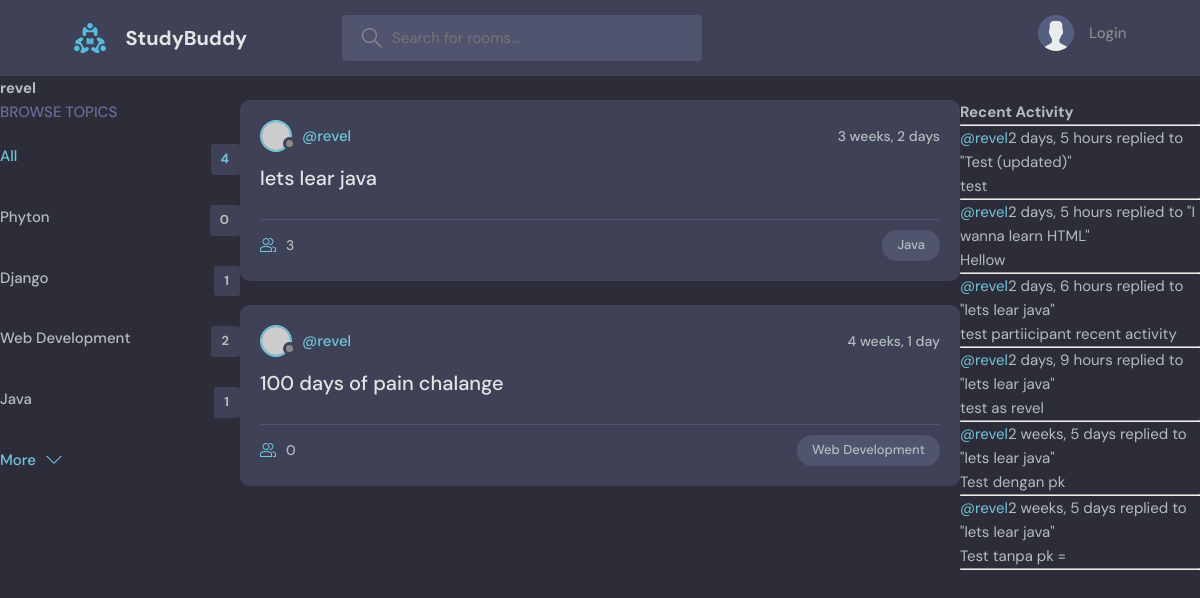
Before: /profile/1/ with the older database file.
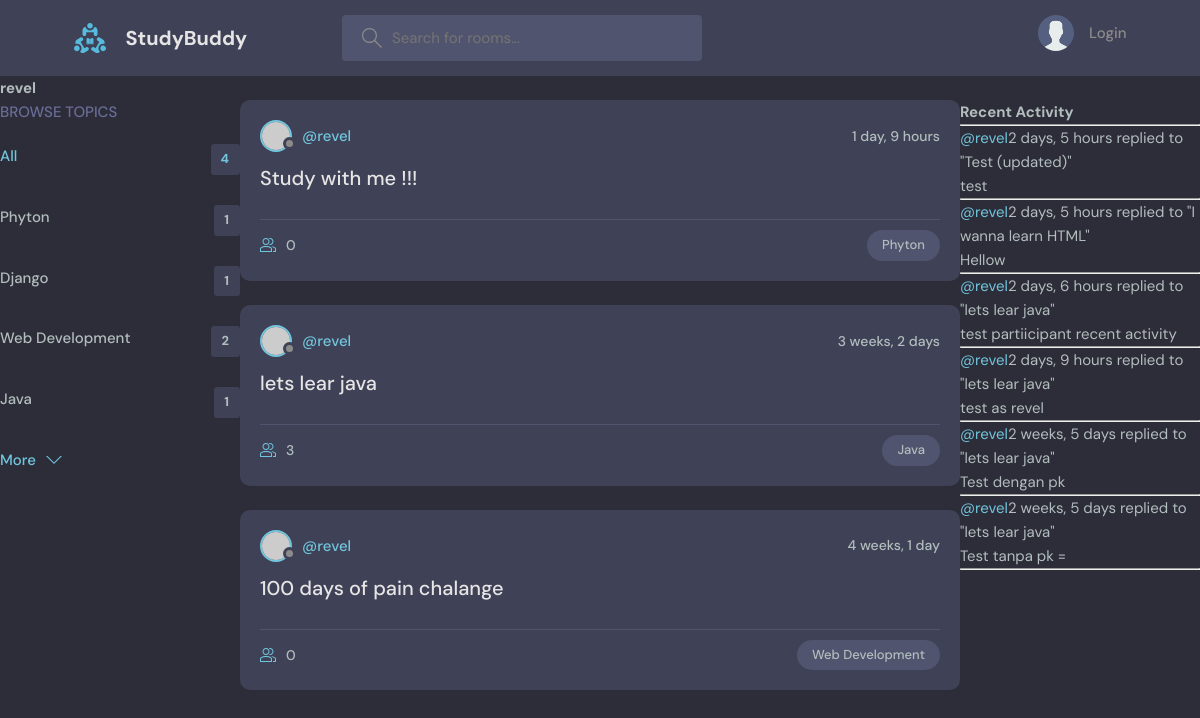
After: the same page with the newer database file.
### base/models.py (models this page shows, shortened)
class Topic(models.Model):
    name = models.CharField(max_length=200)

class Room(models.Model):
    host = models.ForeignKey(User, on_delete=models.SET_NULL, null = True) #user hostnya
    topic = models.ForeignKey(Topic, on_delete=models.SET_NULL, null = True)# 1 topik, tapi bisa have multiple room
    name = models.CharField(max_length=200) # charfield required untuk masukin maxlength
    description = models.TextField(null=True, blank= True) #textfield adalah charfield yang lebih gede
    participants = models.ManyToManyField(User, related_name= 'participants') #store siapa yang aktif di room
    updated = models.DateTimeField(auto_now=True)
    created = models.DateTimeField(auto_now_add= True)
    class Meta:
        ordering = [
            "-updated","-created",
                    ]
    def __str__(self):
        return str(self.name)

class Message(models.Model):
    user = models.ForeignKey(User, on_delete=models.CASCADE)
    room = models.ForeignKey(Room, on_delete=models.CASCADE)#relationship dengan database sebelumnya dengan model one to many (one room, bisa many message)
    body = models.TextField()
    updated = models.DateTimeField(auto_now=True)
    created = models.DateTimeField(auto_now_add=True)
    class Meta:
        ordering = [
            "-updated","-created",]
    def __str__(self):
        return self.body[0:50] #return first 50 character from the message

### base/views.py (the view)
# urls.py: path('profile/<str:pk>/',views.userProfile, name= "user-profile")
def userProfile(request,pk):
    user = User.objects.get(id= pk)
    rooms = user.room_set.all()
    room_messages = user.message_set.all()
    topics = Topic.objects.all()
    context = {'user':user, 'rooms' : rooms, 'room_messages' : room_messages, 'topics' : topics}
    return render (request, 'base/profile.html', context)

### base/templates/base/profile.html (shortened to what this page needs)
{% extends 'main.html' %}
{% block content %}
<h1>{{user.username}}</h1>
<div class ="profile-container">
    <div>{% include 'base/topic_component.html' %}</div>
    <div>{% include 'base/feed_component.html' %}</div>
    <div>{% include 'base/activity_component.html' %}</div>
</div>
{% endblock content %}

### templates/main.html (shortened to what this page needs)
<!DOCTYPE html>
{% load static %}
<html lang="en">
  <head>
    <link rel="stylesheet" href="{% static 'styles/style.css' %}" />
  </head>
  <body>
     {% include 'navbar.html' %}
    {% block content%}
    {% endblock  %}
  </body>
</html>

### templates/navbar.html (shortened to what this page needs)
{% load static %}
 <header class="header header--loggedIn">
      <div class="container">
        <a href="{%url 'home' %}" class="header__logo">
          <img src="{% static 'images/logo.svg' %}" />
          <h1>StudyBuddy</h1>
        </a>
        <form class="header__search" method ="GET" action =" {% url 'home'%}">
          <label>
            <input name ="q" placeholder="Search for rooms..." />
          </label>
        </form>
        <nav class="header__menu">
          {% if request.user.is_authenticated %}
          <div class="header__user">
            <a href="profile.html">
              <div class="avatar avatar--medium active">
                <img src="https://randomuser.me/api/portraits/men/37.jpg" />
              </div>
              <p>{{request.user.username}} <span>@{{request.user.username}}</span></p>
            </a>
            <button class="dropdown-button">
              <svg version="1.1" xmlns="http://www.w3.org/2000/svg" width="32" height="32" viewBox="0 0 32 32">
                <title>chevron-down</title>
                <path d="M16 21l-13-13h-3l16 16 16-16h-3l-13 13z"></path>
              </svg>
            </button>
          </div>
          {% else %}
          <a href="{% url 'login' %}">
            <img src="{% static 'images/avatar.svg' %}" />
            <p>Login</p>
          </a>
          {% endif %}
        </nav>
      </div>
    </header>

### base/templates/base/topic_component.html (shortened to what this page needs)
<div class="topics">
          <div class="topics__header">
            <h2>Browse Topics</h2>
          </div>
          <ul class="topics__list">
            <li>
              <a href="{%url 'home'%}" class="active">All <span>{{topics.count}}</span></a>
            </li>
              {% for topic in topics %}
            <li>
              <a href="{% url 'home'%}?q={{topic.name}}">{{topic.name}} <span>{{topic.room_set.all.count}}</span></a>
            </li>
              {% endfor%}
          </ul>
          <a class="btn btn--link" href="topics.html">
            More
            <svg version="1.1" xmlns="http://www.w3.org/2000/svg" width="32" height="32" viewBox="0 0 32 32">
              <title>chevron-down</title>
              <path d="M16 21l-13-13h-3l16 16 16-16h-3l-13 13z"></path>
            </svg>
          </a>
        </div>
            <div>
            </div>

### base/templates/base/feed_component.html (shortened to what this page needs)
{% for room in rooms %}
<div class="roomListRoom">
            <div class="roomListRoom__header">
              <a href="{%url 'user-profile' room.host.id %}" class="roomListRoom__author">
                <div class="avatar avatar--small">
                  <img src="https://randomuser.me/api/portraits/women/11.jpg" />
                </div>
                <span>@{{room.host.username}}</span>
              </a>
              <div class="roomListRoom__actions">
                <span>{{room.created|timesince}}</span>
              </div>
            </div>
            <div class="roomListRoom__content">
              <a href="{%url 'room' room.id %}">{{room.name}}</a>
            </div>
            <div class="roomListRoom__meta">
              <a href="{%url 'room' room.id %}" class="roomListRoom__joined">
                  {{room.participants.all.count}}
              </a>
              <p class="roomListRoom__topic">{{room.topic.name}}</p>
            </div>
          </div>
{% endfor %}

### base/templates/base/activity_component.html (shortened to what this page needs)
            <h3>Recent Activity</h3>
            <hr>
            {% for room_message in room_messages%}
                <div>
                    <small><a href="{% url 'user-profile' room_message.user.id %}">@{{room_message.user}} </a>{{room_message.created|timesince}}</small>
                    <small>replied to "{{room_message.room}}"</small>
                    <p> {{room_message}}</p>
                    <hr>
                </div>
            {%endfor%}

### base/templates/base/profile.html (style rules this page uses)
.profile-container { display: grid; grid-template-columns: 1fr 3fr 1fr; }

Changed rows visible on the page:
computed for Topic "Phyton": room_set.all.count "0" → "1"
added Room: host.username "revel", created "1 day, 9 hours", name "Study with me !!!", participants.all.count "0", topic.name "Phyton"
